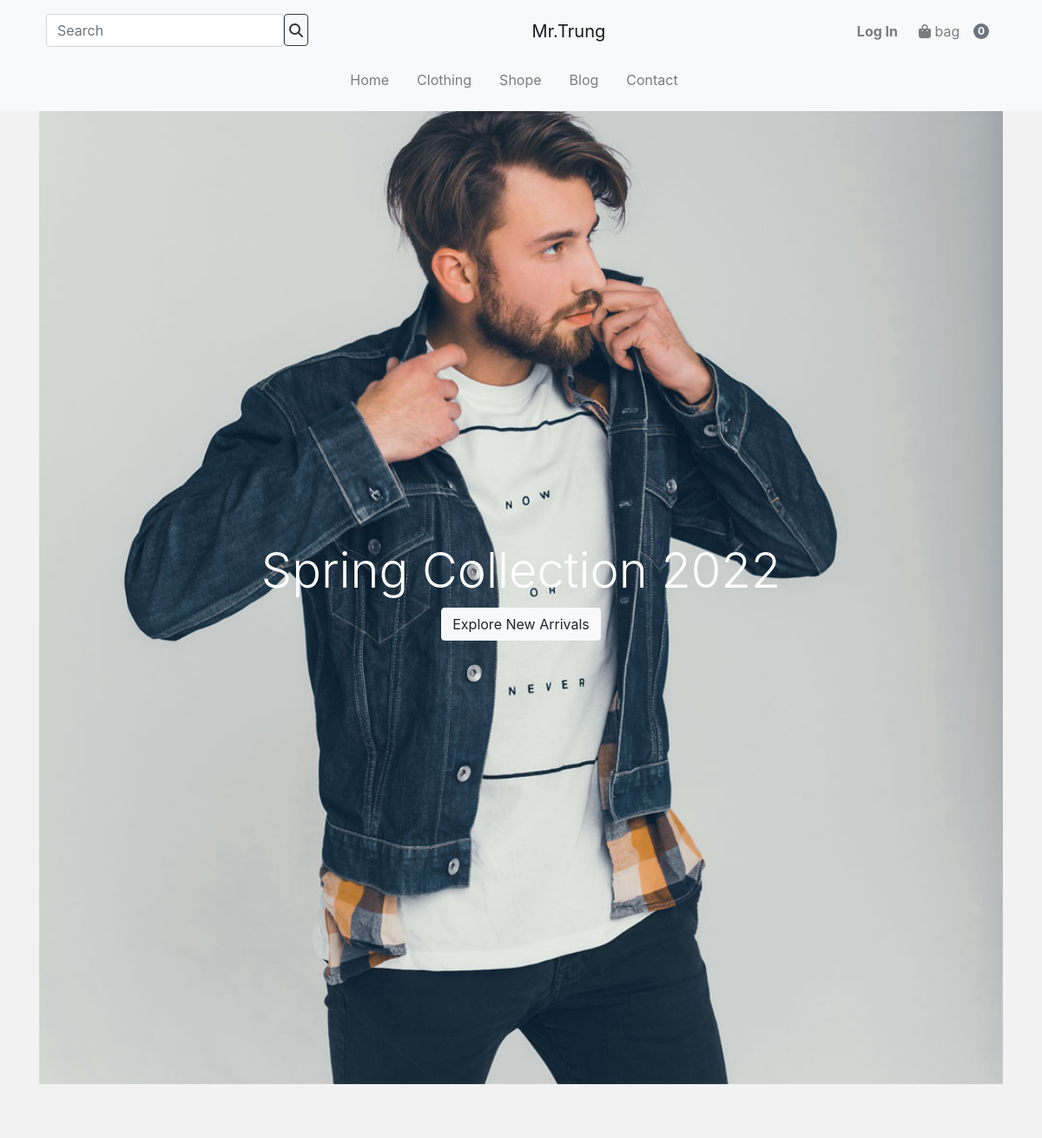
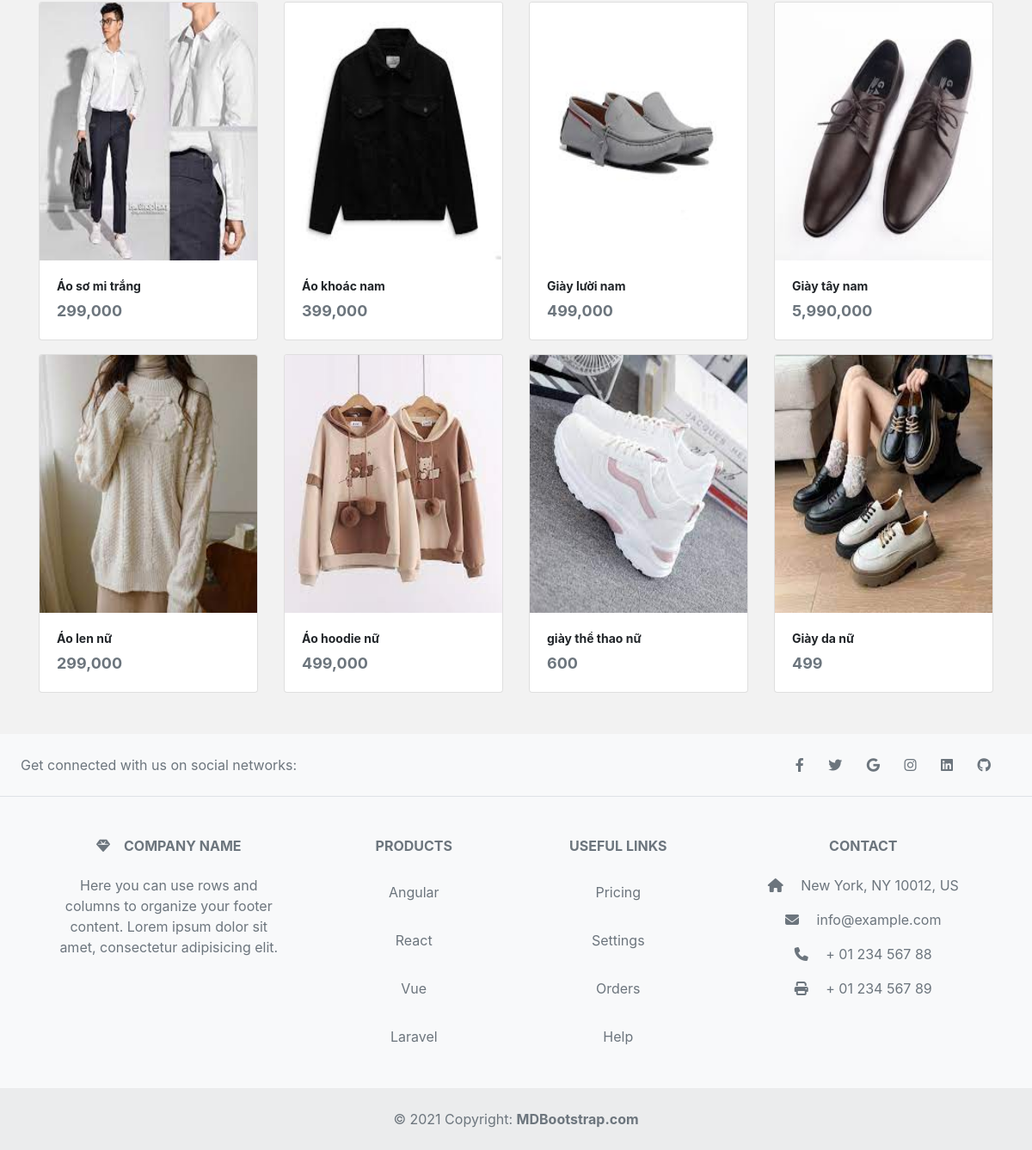
Screenshot of /search.php with the database file from the repository (2 pictures, top to bottom).
### tables this page shows
CREATE TABLE `products` (
  `id` int(11) NOT NULL,
  `name` varchar(100) NOT NULL,
  `price` float NOT NULL,
  `img` varchar(100) NOT NULL,
  `category_id` int(11) NOT NULL,
  `description` varchar(100) NOT NULL
);

### core/product_db.php (called while the page is built, shortened)
<?php
$pdo = get_pdo();
function get_products_by_name($name)
{
    global $pdo;
    $sql = "SELECT * FROM PRODUCTS WHERE NAME LIKE :name";
    $stmt = $pdo->prepare($sql);
    $name = "%$name%";
    $stmt->bindParam(':name', $name);
    $stmt->execute();
    $stmt->setFetchMode(PDO::FETCH_ASSOC);
    $result = $stmt->fetchAll();
    $product_list = array();
    foreach ($result as $row) {
        $product_list[] = array(
            'id' => $row['id'],
            'name' => $row['name'],
            'price' => $row['price'],
            'img' => $row['img'],
            'category_id' => $row['category_id']
        );
    }
    return $product_list;
}

### view/_search.php (the view, shortened to what this page needs)
<!doctype html>
<html lang="en">
<head>
    <link rel="stylesheet" href="https://cdnjs.cloudflare.com/ajax/libs/font-awesome/6.2.0/css/all.min.css" />
    <link href="https://cdn.jsdelivr.net/npm/bootstrap@5.2.1/dist/css/bootstrap.min.css" rel="stylesheet">
    <link rel="stylesheet" href="./view/public/css/bootstrap.min.css">
    <link rel="stylesheet" href="./view/public/css/style.css">
    <link rel="stylesheet" href="./view/public/css/home.css">
</head>
<body>
    <?php include './view/inc/header.php'; ?>
    <?php include './view/inc/banner.php'; ?>
    <div class="my-5 container" id="new">
        <div class="row">
            <?php $product_list = get_products_by_name($_GET['search']) ?>
            <?php foreach ($product_list as $product) { ?>
                <div class="col-md-4 mt-3 product-item col-sm-12 col-lg-3">
                    <div class="card">
                        <a href="product-detail.php?id=<?php echo $product['id']; ?>">
                            <img class="card-img-top" height="300px" src="./view/public/img/<?php echo $product['img']; ?>" alt="Product">
                        </a>
                        <div class="card-body">
                            <p class="card-text fw-bold product-title"><?php echo $product['name']; ?></p>
                            <strong class="text-secondary">
                                <?php echo number_format( $product['price']); ?>
                            </strong>
                        </div>
                    </div>
                </div>
            <?php } ?>
        </div>
    </div>
    <?php include './view/inc/footer.php'; ?>
    <link href="//maxcdn.bootstrapcdn.com/bootstrap/4.0.0/css/bootstrap.min.css" rel="stylesheet" id="bootstrap-css">
</body>
</html>

### view/public/css/style.css (style rules this page uses)
body { background:#F2F2F2 !important; transition: 0.5s; }
.card-img-top { object-fit: fill; }
.text-secondary { color: red !important; }

### view/public/css/home.css (style rules this page uses)
.text-secondary { color: #d0021c !important; font-weight: bold; font-size: 18px; }
.card-text { display: -webkit-box !important; -webkit-box-orient: vertical !important; -webkit-line-clamp: 2 !important; font-size: 14px !important; line-height: 20px !important; overflow: hidden !important; text-overflow: ellipsis !important; margin-bottom: 5px !important; }

### rows the page displays
products: img (picture), name "Áo sơ mi trắng", price "299,000"
products: img (picture), name "Áo khoác nam", price "399,000"
products: img (picture), name "Giày lười nam", price "499,000"
products: img (picture), name "Giày tây nam", price "5,990,000"
products: img (picture), name "Áo len nữ", price "299,000"
products: img (picture), name "Áo hoodie nữ", price "499,000"
products: img (picture), name "giày thể thao nữ", price "600"
products: shows a picture, name "Giày da nữ", price "499"

### other values shown
number_cart_product() "0"
